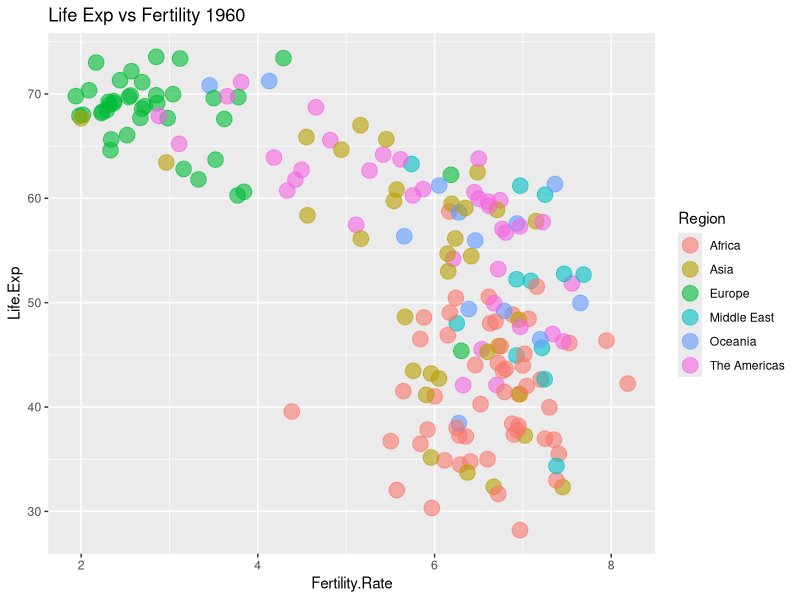
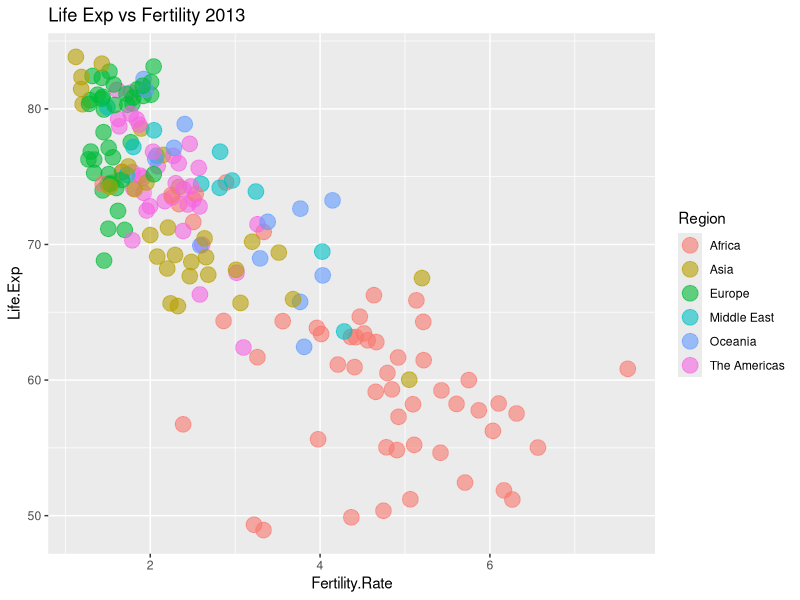

The R source for these figures, in order:
#Execute below code to generate three new vectors
Country_Code <- c("ABW","AFG","AGO","ALB","ARE","ARG","ARM","ATG","AUS","AUT","AZE","BDI","BEL","BEN","BFA","BGD","BGR","BHR","BHS","BIH","BLR","BLZ","BOL","BRA","BRB","BRN","BTN","BWA","CAF","CAN","CHE","CHL","CHN","CIV","CMR","COG","COL","COM","CPV","CRI","CUB","CYP","CZE","DEU","DJI","DNK","DOM","DZA","ECU","EGY","ERI","ESP","EST","ETH","FIN","FJI","FRA","FSM","GAB","GBR","GEO","GHA","GIN","GMB","GNB","GNQ","GRC","GRD","GTM","GUM","GUY","HKG","HND","HRV","HTI","HUN","IDN","IND","IRL","IRN","IRQ","ISL","ITA","JAM","JOR","JPN","KAZ","KEN","KGZ","KHM","KIR","KOR","KWT","LAO","LBN","LBR","LBY","LCA","LKA","LSO","LTU","LUX","LVA","MAC","MAR","MDA","MDG","MDV","MEX","MKD","MLI","MLT","MMR","MNE","MNG","MOZ","MRT","MUS","MWI","MYS","NAM","NCL","NER","NGA","NIC","NLD","NOR","NPL","NZL","OMN","PAK","PAN","PER","PHL","PNG","POL","PRI","PRT","PRY","PYF","QAT","ROU","RUS","RWA","SAU","SDN","SEN","SGP","SLB","SLE","SLV","SOM","SSD","STP","SUR","SVK","SVN","SWE","SWZ","SYR","TCD","TGO","THA","TJK","TKM","TLS","TON","TTO","TUN","TUR","TZA","UGA","UKR","URY","USA","UZB","VCT","VEN","VIR","VNM","VUT","WSM","YEM","ZAF","COD","ZMB","ZWE")
Life_Expectancy_At_Birth_1960 <- c(65.5693658536586,32.328512195122,32.9848292682927,62.2543658536585,52.2432195121951,65.2155365853659,65.8634634146342,61.7827317073171,70.8170731707317,68.5856097560976,60.836243902439,41.2360487804878,69.7019512195122,37.2782682926829,34.4779024390244,45.8293170731707,69.2475609756098,52.0893658536585,62.7290487804878,60.2762195121951,67.7080975609756,59.9613658536585,42.1183170731707,54.2054634146342,60.7380487804878,62.5003658536585,32.3593658536585,50.5477317073171,36.4826341463415,71.1331707317073,71.3134146341463,57.4582926829268,43.4658048780488,36.8724146341463,41.523756097561,48.5816341463415,56.716756097561,41.4424390243903,48.8564146341463,60.5761951219512,63.9046585365854,69.5939268292683,70.3487804878049,69.3129512195122,44.0212682926829,72.1765853658537,51.8452682926829,46.1351219512195,53.215,48.0137073170732,37.3629024390244,69.1092682926829,67.9059756097561,38.4057073170732,68.819756097561,55.9584878048781,69.8682926829268,57.5865853658537,39.5701219512195,71.1268292682927,63.4318536585366,45.8314634146342,34.8863902439024,32.0422195121951,37.8404390243902,36.7330487804878,68.1639024390244,59.8159268292683,45.5316341463415,61.2263414634146,60.2787317073171,66.9997073170732,46.2883170731707,64.6086585365854,42.1000975609756,68.0031707317073,48.6403170731707,41.1719512195122,69.691756097561,44.945512195122,48.0306829268293,73.4286585365854,69.1239024390244,64.1918292682927,52.6852682926829,67.6660975609756,58.3675853658537,46.3624146341463,56.1280731707317,41.2320243902439,49.2159756097561,53.0013170731707,60.3479512195122,43.2044634146342,63.2801219512195,34.7831707317073,42.6411951219512,57.303756097561,59.7471463414634,46.5107073170732,69.8473170731707,68.4463902439024,69.7868292682927,64.6609268292683,48.4466341463415,61.8127804878049,39.9746829268293,37.2686341463415,57.0656341463415,60.6228048780488,28.2116097560976,67.6017804878049,42.7363902439024,63.7056097560976,48.3688048780488,35.0037073170732,43.4830975609756,58.7452195121951,37.7736341463415,59.4753414634146,46.8803902439024,58.6390243902439,35.5150487804878,37.1829512195122,46.9988292682927,73.3926829268293,73.549756097561,35.1708292682927,71.2365853658537,42.6670731707317,45.2904634146342,60.8817073170732,47.6915853658537,57.8119268292683,38.462243902439,67.6804878048781,68.7196097560976,62.8089268292683,63.7937073170732,56.3570487804878,61.2060731707317,65.6424390243903,66.0552926829268,42.2492926829268,45.6662682926829,48.1876341463415,38.206,65.6598292682927,49.3817073170732,30.3315365853659,49.9479268292683,36.9658780487805,31.6767073170732,50.4513658536585,59.6801219512195,69.9759268292683,68.9780487804878,73.0056097560976,44.2337804878049,52.768243902439,38.0161219512195,40.2728292682927,54.6993170731707,56.1535365853659,54.4586829268293,33.7271219512195,61.3645365853659,62.6575853658537,42.009756097561,45.3844146341463,43.6538780487805,43.9835609756098,68.2995365853659,67.8963902439025,69.7707317073171,58.8855365853659,57.7238780487805,59.2851219512195,63.7302195121951,59.0670243902439,46.4874878048781,49.969512195122,34.3638048780488,49.0362926829268,41.0180487804878,45.1098048780488,51.5424634146342)
Life_Expectancy_At_Birth_2013 <- c(75.3286585365854,60.0282682926829,51.8661707317073,77.537243902439,77.1956341463415,75.9860975609756,74.5613658536585,75.7786585365854,82.1975609756098,80.890243902439,70.6931463414634,56.2516097560976,80.3853658536585,59.3120243902439,58.2406341463415,71.245243902439,74.4658536585366,76.5459512195122,75.0735365853659,76.2769268292683,72.4707317073171,69.9820487804878,67.9134390243903,74.1224390243903,75.3339512195122,78.5466585365854,69.1029268292683,64.3608048780488,49.8798780487805,81.4011219512195,82.7487804878049,81.1979268292683,75.3530243902439,51.2084634146342,55.0418048780488,61.6663902439024,73.8097317073171,62.9321707317073,72.9723658536585,79.2252195121951,79.2563902439025,79.9497804878049,78.2780487804878,81.0439024390244,61.6864634146342,80.3024390243903,73.3199024390244,74.5689512195122,75.648512195122,70.9257804878049,63.1778780487805,82.4268292682927,76.4243902439025,63.4421951219512,80.8317073170732,69.9179268292683,81.9682926829268,68.9733902439024,63.8435853658537,80.9560975609756,74.079512195122,61.1420731707317,58.216487804878,59.9992682926829,54.8384146341464,57.2908292682927,80.6341463414634,73.1935609756098,71.4863902439024,78.872512195122,66.3100243902439,83.8317073170732,72.9428536585366,77.1268292682927,62.4011463414634,75.2682926829268,68.7046097560976,67.6604146341463,81.0439024390244,75.1259756097561,69.4716829268293,83.1170731707317,82.290243902439,73.4689268292683,73.9014146341463,83.3319512195122,70.45,60.9537804878049,70.2024390243902,67.7720487804878,65.7665853658537,81.459756097561,74.462756097561,65.687243902439,80.1288780487805,60.5203902439024,71.6576829268293,74.9127073170732,74.2402926829268,49.3314634146342,74.1634146341464,81.7975609756098,73.9804878048781,80.3391463414634,73.7090487804878,68.811512195122,64.6739024390244,76.6026097560976,76.5326585365854,75.1870487804878,57.5351951219512,80.7463414634146,65.6540975609756,74.7583658536585,69.0618048780488,54.641512195122,62.8027073170732,74.46,61.466,74.567512195122,64.3438780487805,77.1219512195122,60.8281463414634,52.4421463414634,74.514756097561,81.1048780487805,81.4512195121951,69.222,81.4073170731707,76.8410487804878,65.9636829268293,77.4192195121951,74.2838536585366,68.1315609756097,62.4491707317073,76.8487804878049,78.7111951219512,80.3731707317073,72.7991707317073,76.3340731707317,78.4184878048781,74.4634146341463,71.0731707317073,63.3948292682927,74.1776341463415,63.1670487804878,65.878756097561,82.3463414634146,67.7189268292683,50.3631219512195,72.4981463414634,55.0230243902439,55.2209024390244,66.259512195122,70.99,76.2609756097561,80.2780487804878,81.7048780487805,48.9379268292683,74.7157804878049,51.1914878048781,59.1323658536585,74.2469268292683,69.4001707317073,65.4565609756098,67.5223658536585,72.6403414634147,70.3052926829268,73.6463414634147,75.1759512195122,64.2918292682927,57.7676829268293,71.159512195122,76.8361951219512,78.8414634146341,68.2275853658537,72.8108780487805,74.0744146341464,79.6243902439024,75.756487804878,71.669243902439,73.2503902439024,63.583512195122,56.7365853658537,58.2719268292683,59.2373658536585,55.633)

#load data
getwd()
setwd("/Volumes/M1 SSD/R prac/R Programming A-Z-Basics/Section 5 Data frames/Homework")
getwd()

data <- read.csv("Dataset.csv")
data
head(data)
tail(data)
str(data)
summary(data)

#insight into next section : changing num to factor
data$Year
temp <- factor(data$Year)
temp
levels(temp)

  
#back to sol

#filter the df
data1960 <- data[data$Year == 1960,]
data2013<- data[data$Year == 2013,]

#check row counts
nrow(data1960) #187 rows
nrow(data2013) #187 rows

#create the additional df
add1960 <- data.frame(Code=Country_Code,Life.Exp=Life_Expectancy_At_Birth_1960)
add2013 <- data.frame(Code=Country_Code,Life.Exp=Life_Expectancy_At_Birth_2013)

#check summaries
summary(add1960)
summary(add2013)

#merge the pairs of df - be careful of duplicates

merged1960 <- merge(data1960,add1960,by.x="Country.Code",by.y = "Code")
merged2013 <- merge(data2013,add2013,by.x="Country.Code",by.y = "Code")

#check the new str
str(merged1960)
str(merged2013)

#we dont need years now as we know 1960 and 2013
merged1960$Year <- NULL
merged2013$Year <- NULL

#visualization time
library(ggplot2)

#1960 dataset
qplot(data=merged1960,x=Fertility.Rate,y=Life.Exp,
      color=Region,size=I(5),alpha=I(0.6),
      main="Life Exp vs Fertility 1960")

#2013dataset
qplot(data=merged2013,x=Fertility.Rate,y=Life.Exp,
      color=Region,size=I(5),alpha=I(0.6),
      main="Life Exp vs Fertility 2013")